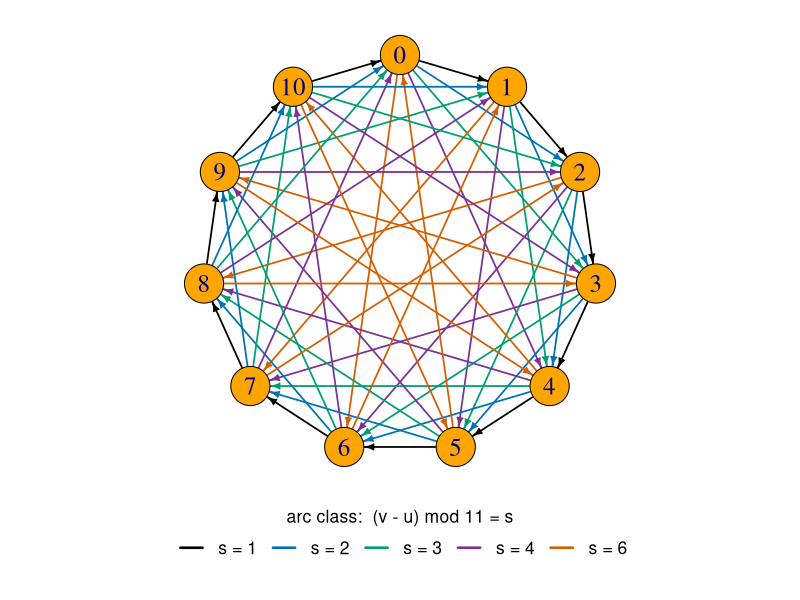

R code for this plot:
# cA3.pdf (manuscript Figure 5, Counterexample 5.2): the unique regular
# counterexample to A(3) at n = 11 -- the circulant tournament on Z_11 with
# connection set S = {1,2,3,4,6} (arc u -> v iff (v-u) mod 11 in S).
# The drawing places the residues 0..10 on a circle (0 at top, clockwise) and
# colours each arc by its step (v-u) mod 11, so the five translation-classes of
# arcs -- the connection set that defines the tournament -- are visible, and the
# C_11 rotational symmetry (Aut(cA3) = C_11) is manifest.
#
# Self-verification before plotting: (a) exactly one arc per pair (tournament);
# (b) regular, every out-degree 5; (c) the six-order 2/3-certificate of
# Appendix D makes every one of the 55 arcs forward in exactly 4 of the 6 orders
# (all arcs tight at 4/6 = 2/3), so alpha* = 2/3. The script stops on any mismatch.
library(igraph)
# outputs are written to the working directory -- run this script from its own folder

n = 11
S = c(1, 2, 3, 4, 6)

# build the circulant (residues 0..10 <-> internal vertices 1..11)
adj = matrix(FALSE, n, n)
for (u in 0:10) for (s in S) {
  v = (u + s) %% 11
  adj[u + 1, v + 1] = TRUE
}
for (i in 1:(n - 1)) for (j in (i + 1):n) stopifnot(adj[i, j] + adj[j, i] == 1)  # tournament
stopifnot(all(rowSums(adj) == 5))                                                # regular

# the six-order 2/3-certificate (Appendix D; residue labels, earliest first)
orders = list(
  c(10, 0, 1, 2, 3, 4, 5, 6, 7, 8, 9),
  c( 4, 5, 6, 7, 8, 9,10, 0, 1, 2, 3),
  c( 7, 9, 0, 2, 4, 6, 8,10, 1, 3, 5),
  c( 8,10, 1, 3, 5, 7, 9, 0, 2, 4, 6),
  c( 2, 5, 8, 0, 3, 6, 9, 1, 4, 7,10),
  c( 3, 6, 9, 1, 4, 7,10, 2, 5, 8, 0))
fwd = matrix(0L, n, n)
for (O in orders) {
  pos = integer(n); pos[O + 1] = 1:n
  for (u in 0:10) for (v in 0:10) if (adj[u + 1, v + 1] && pos[u + 1] < pos[v + 1])
    fwd[u + 1, v + 1] = fwd[u + 1, v + 1] + 1L
}
stopifnot(all(fwd[adj] == 4))    # every arc forward in exactly 4/6 orders => alpha* = 2/3
cat("cA3 checks passed: tournament, regular (out-deg 5), all 55 arcs tight at 4/6 = 2/3\n")

# edge list, coloured by step class
pal = c("1" = "#000000", "2" = "#0072B2", "3" = "#009E73",
        "4" = "#7B3294", "6" = "#D55E00")
edges = NULL; ecol = NULL
for (u in 0:10) for (s in S) {
  v = (u + s) %% 11
  edges = rbind(edges, c(u + 1, v + 1))
  ecol = c(ecol, pal[as.character(s)])
}
g = graph_from_edgelist(edges, directed = TRUE)

# circle layout: residue r at angle pi/2 - 2*pi*r/11 (residue 0 at top, clockwise)
lay = matrix(0, n, 2)
for (i in 1:n) {
  ang = pi / 2 - 2 * pi * (i - 1) / n
  lay[i, ] = c(cos(ang), sin(ang))
}

pdf("cA3.pdf", width = 6.5, height = 6.6)
par(mar = c(0.5, 0.4, 0.4, 0.4), xpd = NA)
# widen the y-window below the unit circle so the legend sits in clear space,
# well below vertices 5 and 6 (which lie at the bottom of the circle)
plot(g, layout = lay, ylim = c(-1.52, 1.03),
     vertex.color = "orange", vertex.label = 0:10,
     vertex.label.color = "navy", vertex.label.cex = 1.5, vertex.size = 20,
     edge.color = ecol, edge.width = 1.7, edge.arrow.size = 0.5, edge.curved = 0)
legend(x = 0, y = -1.30, xjust = 0.5, yjust = 1, horiz = TRUE,
       legend = paste0("s = ", names(pal)), col = pal, lwd = 2.6,
       bty = "n", cex = 1.05, seg.len = 1.4,
       title = expression("arc class:  (v - u) mod 11 = s"))
dev.off()
cat("cA3.pdf written\n")
